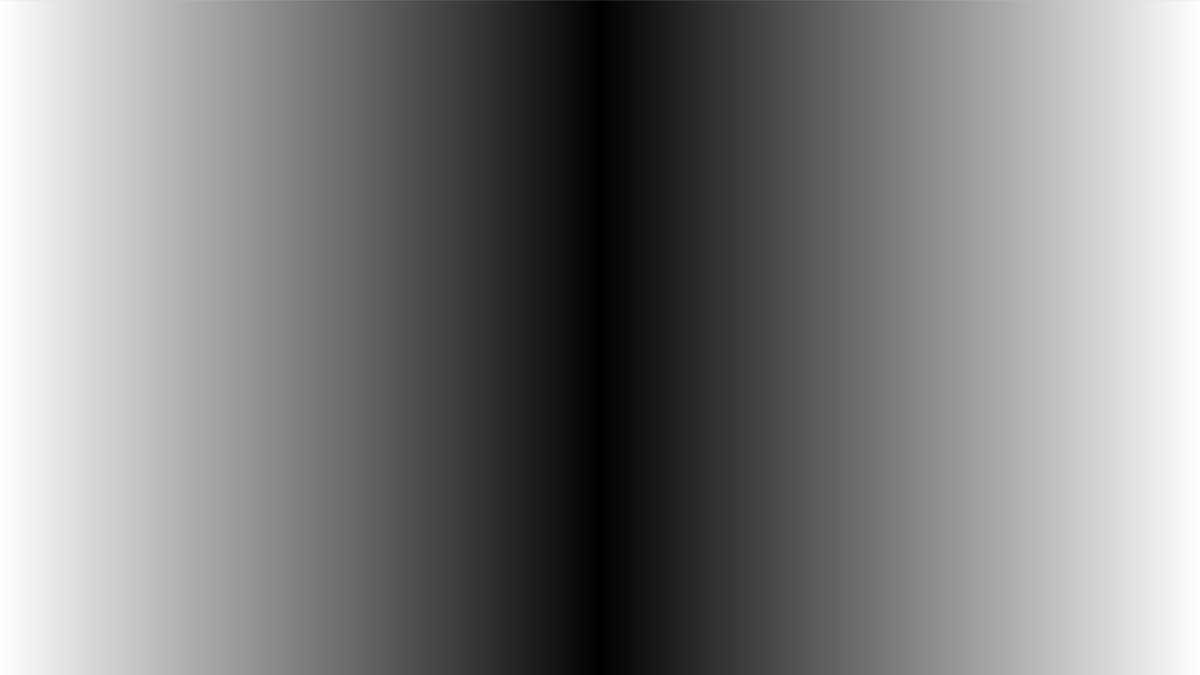
Frame 1 (no input)
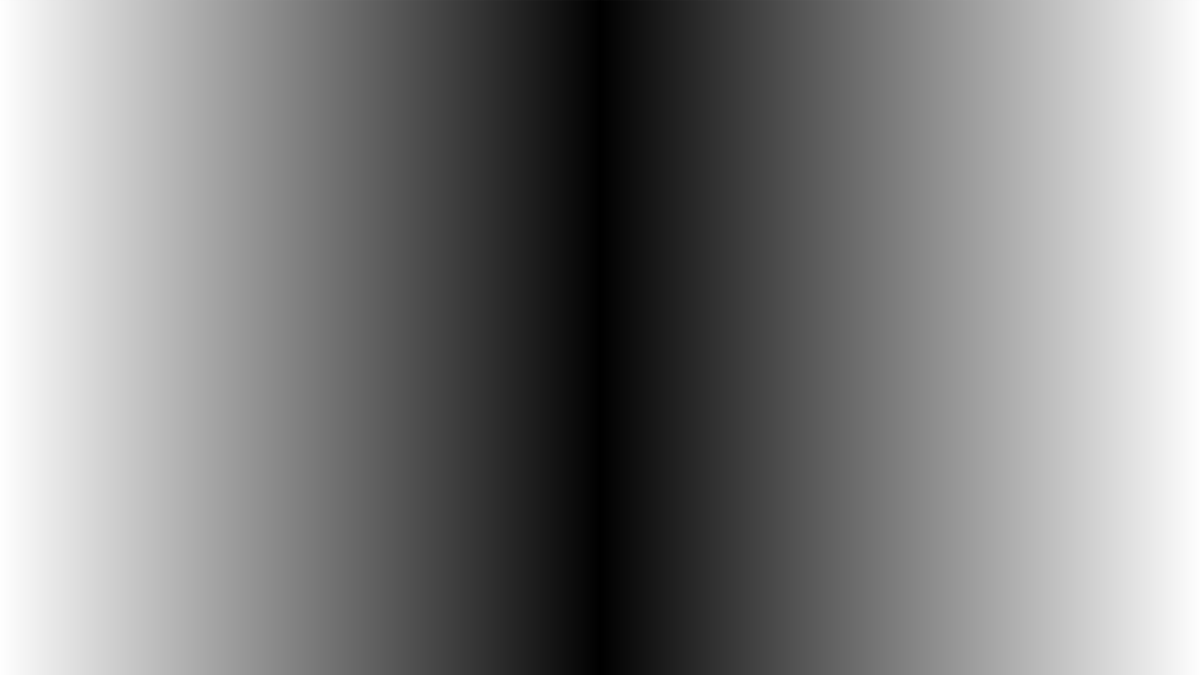
Frame 2 (the mouse pressed at the canvas centre, redrawn once)

The Processing sketch that drew these frames (run headless with seeded random() and noise(); the mouse was pressed at the canvas centre and the sketch redrawn once):

// Processing sketch: background
// ── background.pde
// Constants
int Y_AXIS = 1;
int X_AXIS = 2;
color b1, b2, c1, c2;

void setup() {
  size(1600, 900);
  
  colorMode(RGB,256);

  // Define colors
  b1 = color(255);
  b2 = color(0);
  c1 = color(#F09707);
  c2 = color(#0D011C);
 

  noLoop();
}

void draw() {
  // Background
  setGradient(0, 0, width/2, height, b1, b2, X_AXIS);
  setGradient(width/2, 0, width/2, height, b2, b1, X_AXIS);
  // Foreground
  //setGradient(50, 90, 540, 80, c1, c2, Y_AXIS);
  //setGradient(50, 190, 540, 80, c2, c1, X_AXIS);
  
  save("background.png");
}

void setGradient(int x, int y, float w, float h, color c1, color c2, int axis ) {

  noFill();

  if (axis == Y_AXIS) {  // Top to bottom gradient
    for (int i = y; i <= y+h; i++) {
      float inter = map(i, y, y+h, 0, 1);
      color c = lerpColor(c1, c2, inter);
      stroke(c);
      line(x, i, x+w, i);
    }
  }  
  else if (axis == X_AXIS) {  // Left to right gradient
    for (int i = x; i <= x+w; i++) {
      float inter = map(i, x, x+w, 0, 1);
      color c = lerpColor(c1, c2, inter);
      stroke(c);
      line(i, y, i, y+h);
    }
  }
}
